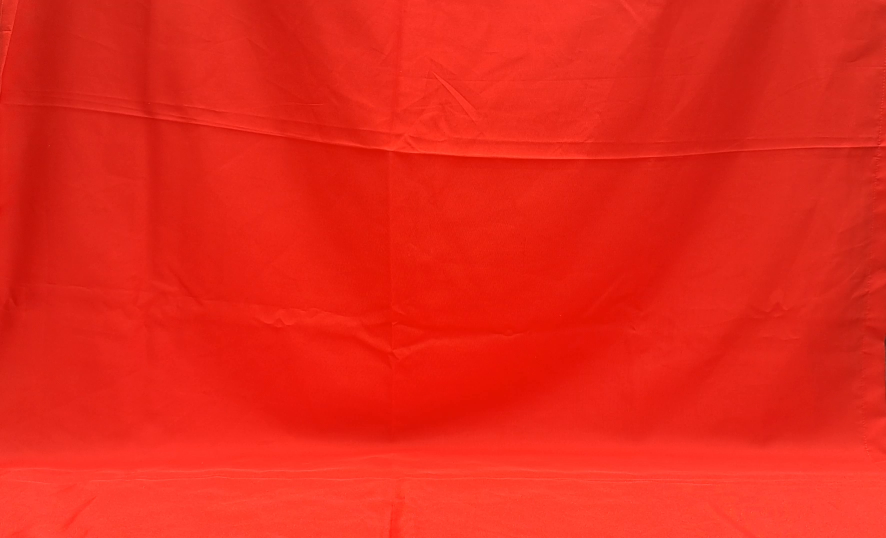
#> input picture frame 6 of Video.mp4, 1772 x 1076 px (shown at 1/2 size)
$ python 02_calcularParametrosMovimiento.py
#> lines starting #> are read from the running program, lines starting #| are printed output that depends on the picture; after the words box and inside, x2 and y2 are one past the last pixel; in counts of white or black regions, pixels touching at a corner belong together
import cv2
import numpy as np
import pandas as pd

video_path = 'Video.mp4'
#Archivo de los centroides previamente calculados
centroides_path = "centroides.txt"

# Escala de conversión de px am
diametro_metros = 0.074
diametro_px = 67
escala = diametro_metros / diametro_px  # metros por pixel

# Dimensiones del video para mostrar
nuevo_ancho = 700
nuevo_alto = 425

# columnas: tiempo_segundos,cx,cy
data = pd.read_csv(centroides_path)
#> (reads centroides.txt from the repository)

tiempo = data["tiempo_segundos"].values
x_px = data["cx"].values
y_px = data["cy"].values

# Convertir a metros
x = x_px * escala
y = y_px * escala

dt = np.diff(tiempo)

#Velocidades
vx = np.diff(x) / dt
vy = np.diff(y) / dt
v = np.sqrt(vx**2 + vy**2)

#Aceleraciones
ax = np.diff(vx) / dt[:-1]
ay = np.diff(vy) / dt[:-1]
a = np.sqrt(ax**2 + ay**2)

#angulo
theta = np.degrees(np.arctan2(vy, vx))

# Guardar en TXT parametros_moviento.txt
with open("parametros_movimiento.txt", "w") as f:
    f.write("tiempo,x[m],y[m],vx[m/s],vy[m/s],v[m/s],ax[m/s^2],ay[m/s^2],a[m/s^2],angulo[deg]\n")
    for i in range(len(tiempo)):
        if i == 0:
            f.write(f"{tiempo[i]:.3f},{x[i]:.4f},{y[i]:.4f},,,,\n")
        elif i == 1:
            f.write(f"{tiempo[i]:.3f},{x[i]:.4f},{y[i]:.4f},{vx[i-1]:.4f},{vy[i-1]:.4f},{v[i-1]:.4f},,,,{theta[i-1]:.2f}\n")
        else:
            f.write(f"{tiempo[i]:.3f},{x[i]:.4f},{y[i]:.4f},{vx[i-1]:.4f},{vy[i-1]:.4f},{v[i-1]:.4f},{ax[i-2]:.4f},{ay[i-2]:.4f},{a[i-2]:.4f},{theta[i-1]:.2f}\n")

# --------------------
#Anotaciones en el video
# --------------------
cap = cv2.VideoCapture(video_path)
fps = cap.get(cv2.CAP_PROP_FPS)
frame_num = 0

while True:
    ret, frame = cap.read()
#> frame is the input picture: shape (1076, 1772, 3); mean B, G, R 26.5, 39.8, 231.1
    if not ret:
        break

    frame = cv2.resize(frame, (nuevo_ancho, nuevo_alto))
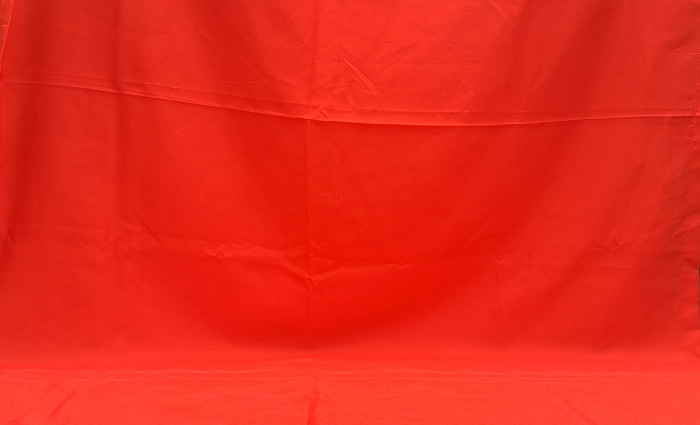
#> frame: shape (425, 700, 3); mean B, G, R 26.4, 39.7, 231
    tiempo_actual = frame_num / fps

    idx = (np.abs(tiempo - tiempo_actual)).argmin()

    if idx < len(x_px):
        cx, cy = int(x_px[idx]), int(y_px[idx])
        cv2.circle(frame, (cx, cy), 6, (0, 0, 255), -1)
#> frame: shape (425, 700, 3); 0.04% of pixels changed, all inside (x1, y1, x2, y2) = (685, 29, 698, 42)

        if 1 <= idx < len(v):
            #Pinta el valor de la velocidad en el video
            cv2.putText(frame, f"Vel: {v[idx-1]:.2f} m/s", (20, 30),
                        cv2.FONT_HERSHEY_SIMPLEX, 0.7, (255, 255, 0), 2)
            # Pinta el valor del angulo en el video
            cv2.putText(frame, f"Ang: {theta[idx-1]:.1f} deg", (20, 60),
                        cv2.FONT_HERSHEY_SIMPLEX, 0.7, (0, 255, 255), 2)

        if idx >= 2 and idx-2 < len(a):
            #Pinta el valor de la aceleración en el vido
            cv2.putText(frame, f"Acel: {a[idx-2]:.2f} m/s^2", (20, 90),
                        cv2.FONT_HERSHEY_SIMPLEX, 0.7, (0, 255, 0), 2)

    cv2.imshow("Analisis Movimiento", frame)
    frame_num += 1

    if cv2.waitKey(30) & 0xFF == 27:
#> (key Esc is pressed here)
        break

cap.release()
cv2.destroyAllWindows()
